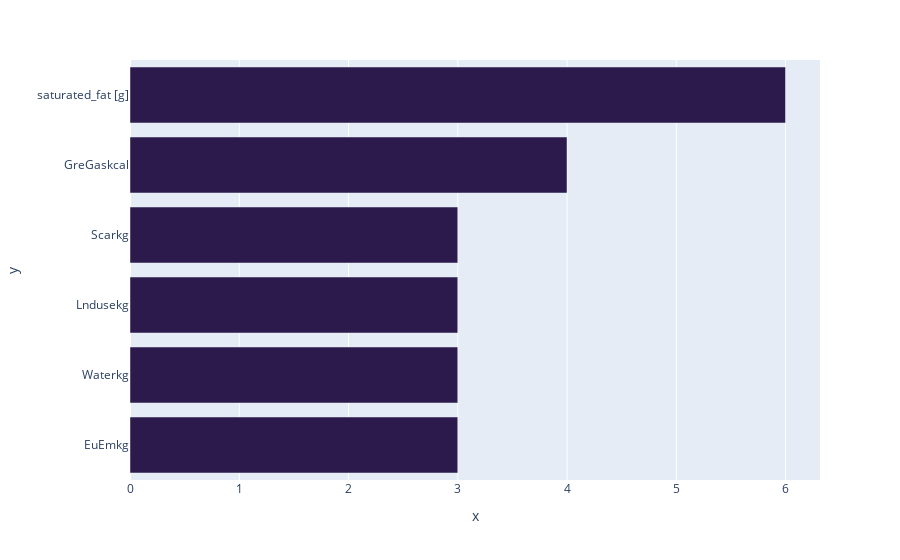

The notebook cell this image was saved under:
### Code cell
fig = px.bar(y = missing.index , x = missing
           ,  color_discrete_sequence=davos_rgb
#                  ,color_continuous_scale=davos_rgb

            )
fig.update_layout(yaxis={'categoryorder':'total ascending'})
fig.show()

### Figure 1 — Plotly figure (JSON) as saved in the notebook; plotly's stock layout.template omitted (floating-point values rounded to 4 significant figures)
{"data": [{"alignmentgroup": "True", "hovertemplate": "x=%{x}<br>y=%{y}<extra></extra>", "legendgroup": "", "marker": {"color": "rgb(44, 26, 76)", "pattern": {"shape": ""}}, "name": "", "offsetgroup": "", "orientation": "h", "showlegend": false, "textposition": "auto", "type": "bar", "x": [3, 3, 4, 3, 3, 6], "xaxis": "x", "y": ["EuEmkg", "Waterkg", "GreGaskcal", "Lndusekg", "Scarkg", "saturated_fat [g]"], "yaxis": "y"}], "layout": {"barmode": "relative", "legend": {"tracegroupgap": 0}, "margin": {"t": 60}, "xaxis": {"anchor": "y", "domain": [0, 1], "title": {"text": "x"}}, "yaxis": {"anchor": "x", "categoryorder": "total ascending", "domain": [0, 1], "title": {"text": "y"}}}}
